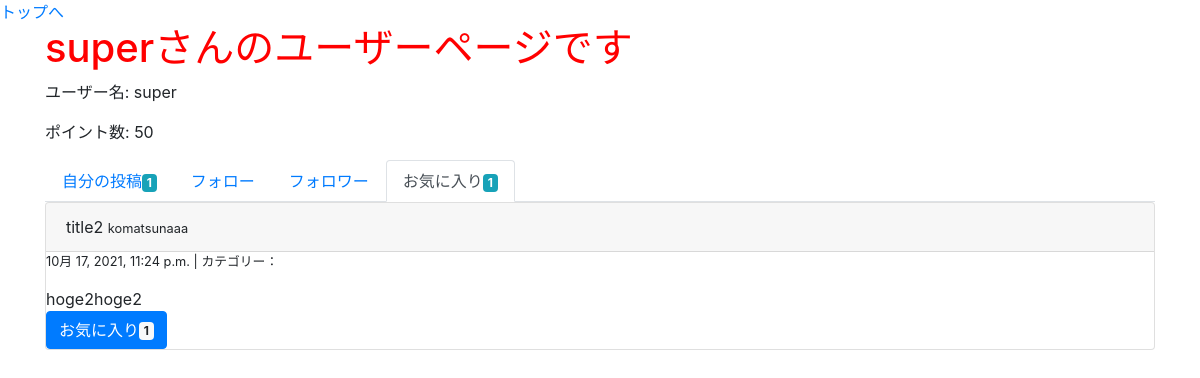
The app's page /user/1/favo with its own data.
### groomings/models.py (models this page shows, shortened)
class User(AbstractBaseUser, PermissionsMixin):
    username = models.CharField(max_length=150)
    email = models.EmailField(max_length=255, unique=True)
    point = models.IntegerField(default=50)
    is_active = models.BooleanField(default=True)
    is_staff = models.BooleanField(default=False) # 管理画面にログインできるかどうか
    USERNAME_FIELD = 'email' # このテーブルのレコードを一意に識別
    REQUIRED_FIELDS = ['username'] # スーパーユーザー作成時に入力する(emailとパスワードは必須だからそれ以外で)
    objects = UserManager()

class Date(models.Model):
    created_at = models.DateTimeField(default=now)
    class Meta:
        abstract = True

class Post(Date):
    title = models.CharField(max_length=30, null=True, blank=True)
    image = models.FileField(upload_to='post_image/', null=True)
    text = models.TextField(null=True, blank=True)
    user = models.ForeignKey(
        'User', on_delete=models.CASCADE, related_name="user_post"
    )
    favorite = models.ManyToManyField(User, related_name="user_favo_post")
    category = models.CharField(max_length=15, default='カテゴリーなし')
    class Meta:
        db_table = 'post'

### groomings/views.py (the view)
# urls.py: path(r'user/<int:user_id>/favo', views.user_favo, name='user_favo'), # ユーザーのお気に入り投稿ページ
def user_favo(request, user_id):
    user = User.objects.get(pk=user_id)
    favo_posts = user.user_favo_post.all()
    posts_count = user.user_post.all().count()
    favo_count = favo_posts.count()
    return render(request, 'groomings/user_favo.html', context={"user": user, 'favo_posts': favo_posts, "posts_count": posts_count, "favo_count": favo_count})

### groomings/templatetags/tag_event.py (called while the page is built)
@register.filter(name="count_favo")
def count_favo(post):
    return post.favorite.all().count()

### groomings/templates/groomings/user_favo.html (shortened to what this page needs)
{% extends "groomings/_user.html" %}
{% load tag_event %}
{% block posts %}
    <ul class="nav nav-tabs">
        <li class="nav-item"><a href="{% url 'groomings:user' user.id %}" class="nav-link">自分の投稿<span class="badge badge-info">{{ posts_count }}</span></a></li>
        <li class="nav-item"><a href="#" class="nav-link">フォロー</a></li>
        <li class="nav-item"><a href="#" class="nav-link">フォロワー</a></li>
        <li class="nav-item"><a href="{% url 'groomings:user_favo' user.id %}" class="nav-link active">お気に入り<span class="badge badge-info">{{ favo_count }}</span></a></li>
      </ul>
    {% for favo_post in favo_posts %}
      <div class="post card">
        <div class="card-header">
          {{ favo_post.title }}
          <small>{{ favo_post.user.username }}</small>
        </div>
        <div class="body">
          <p class="small">{{ favo_post.created_at }} | カテゴリー：{{ post.category }}</p>
          <span>{{ favo_post.text }}</span><br>
          <button class="btn btn-primary">お気に入り<span class="badge badge-light">{{ favo_post | count_favo }}</span></button>
        </div>
      </div>
    {% endfor %}
{% endblock %}

### groomings/templates/groomings/_user.html (shortened to what this page needs)
{% extends "groomings/base.html" %}
{% block content %}
  <h1 >{{ user.username }}さんのユーザーページです</h1>
  <div class="card-title">
    <p>ユーザー名: {{ user.username }}</p>
    <p>ポイント数: {{ user.point }}</p>
  </div>
  <div>
    {% block posts %}{% endblock %}
  </div>
{% endblock %}

### groomings/static/base.css (style rules this page uses)
h1 { color: red; }

### records on screen
User: username "super", point "50"
Post: title "title2", user.username "komatsunaaa", created_at "10月 17, 2021, 11:24 p.m.", text "hoge2hoge2", id "1"

### other values on screen
{{ posts_count }} "1"
{{ favo_count }} "1"
